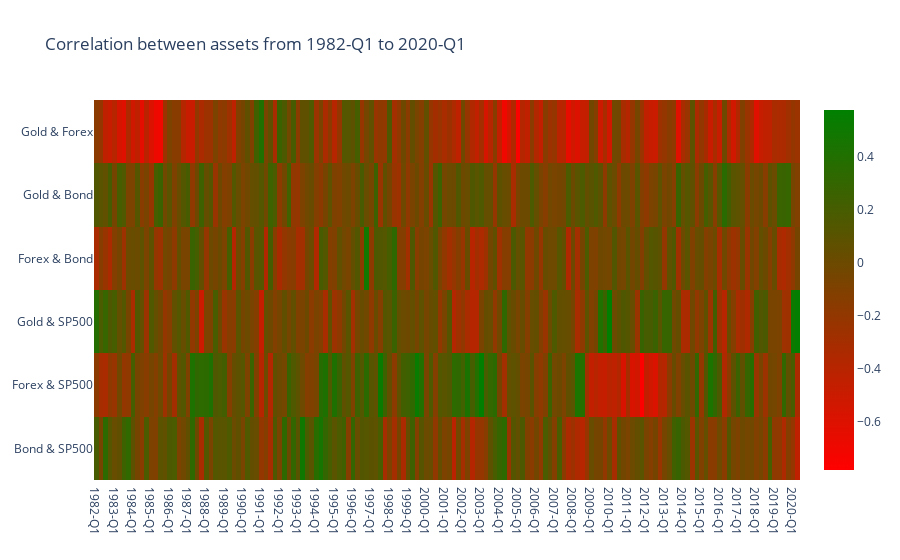

The cell this chart's notebook holds for it:
### Code cell
fig = go.Figure(data=go.Heatmap(z=data_qt,x=data_qt.columns.unique(),y=df_corr_quarter.combination.unique(),colorscale=['red','green']))
fig.update_layout(
    title='Correlation between assets from 1982-Q1 to 2020-Q1',
    xaxis_nticks=50)
fig.show()

### Figure 1 — Plotly figure (JSON) as saved in the notebook; plotly's stock layout.template omitted (floating-point values rounded to 4 significant figures; data arrays with more than 128 entries replaced by an {"elided": "..."} marker saying what was removed)
{"data": [{"colorscale": [[0, "red"], [1, "green"]], "type": "heatmap", "x": {"elided": "154 str values"}, "y": ["Bond & SP500", "Forex & SP500", "Gold & SP500", "Forex & Bond", "Gold & Bond", "Gold & Forex"], "z": {"elided": "6x154 float values"}}], "layout": {"title": {"text": "Correlation between assets from 1982-Q1 to 2020-Q1"}, "xaxis": {"nticks": 50}}}
